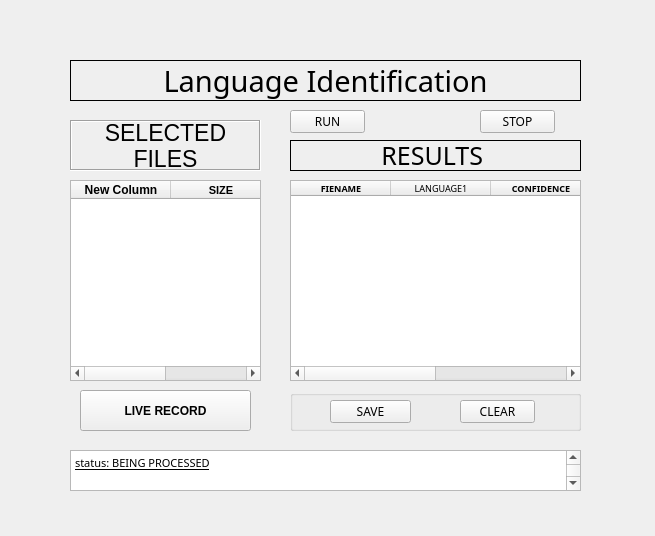
<?xml version="1.0" encoding="UTF-8"?>
<ui version="4.0">
 <class>MainWindow</class>
 <widget class="QMainWindow" name="MainWindow">
  <property name="geometry">
   <rect>
    <x>0</x>
    <y>0</y>
    <width>655</width>
    <height>536</height>
   </rect>
  </property>
  <property name="windowTitle">
   <string>MainWindow</string>
  </property>
  <widget class="QWidget" name="centralwidget">
   <widget class="QWidget" name="widget_2" native="true">
    <property name="geometry">
     <rect>
      <x>60</x>
      <y>110</y>
      <width>211</width>
      <height>331</height>
     </rect>
    </property>
    <widget class="QLabel" name="label_2">
     <property name="geometry">
      <rect>
       <x>10</x>
       <y>10</y>
       <width>191</width>
       <height>51</height>
      </rect>
     </property>
     <property name="font">
      <font>
       <pointsize>17</pointsize>
      </font>
     </property>
     <property name="frameShape">
      <enum>QFrame::Box</enum>
     </property>
     <property name="frameShadow">
      <enum>QFrame::Sunken</enum>
     </property>
     <property name="text">
      <string>SELECTED FILES</string>
     </property>
     <property name="scaledContents">
      <bool>true</bool>
     </property>
     <property name="alignment">
      <set>Qt::AlignCenter</set>
     </property>
     <property name="wordWrap">
      <bool>true</bool>
     </property>
     <property name="margin">
      <number>0</number>
     </property>
    </widget>
    <widget class="QTableWidget" name="tableWidget">
     <property name="geometry">
      <rect>
       <x>10</x>
       <y>70</y>
       <width>191</width>
       <height>201</height>
      </rect>
     </property>
     <property name="cursor" stdset="0">
      <cursorShape>CrossCursor</cursorShape>
     </property>
     <property name="autoFillBackground">
      <bool>false</bool>
     </property>
     <property name="verticalScrollBarPolicy">
      <enum>Qt::ScrollBarAlwaysOff</enum>
     </property>
     <property name="autoScroll">
      <bool>false</bool>
     </property>
     <property name="columnCount">
      <number>2</number>
     </property>
     <attribute name="horizontalHeaderVisible">
      <bool>true</bool>
     </attribute>
     <attribute name="horizontalHeaderCascadingSectionResizes">
      <bool>true</bool>
     </attribute>
     <attribute name="verticalHeaderDefaultSectionSize">
      <number>30</number>
     </attribute>
     <attribute name="verticalHeaderShowSortIndicator" stdset="0">
      <bool>true</bool>
     </attribute>
     <attribute name="verticalHeaderStretchLastSection">
      <bool>true</bool>
     </attribute>
     <column>
      <property name="text">
       <string>New Column</string>
      </property>
      <property name="font">
       <font>
        <weight>75</weight>
        <bold>true</bold>
       </font>
      </property>
     </column>
     <column>
      <property name="text">
       <string>SIZE</string>
      </property>
      <property name="font">
       <font>
        <pointsize>8</pointsize>
        <weight>75</weight>
        <bold>true</bold>
       </font>
      </property>
     </column>
    </widget>
    <widget class="QPushButton" name="pushButton">
     <property name="geometry">
      <rect>
       <x>20</x>
       <y>280</y>
       <width>171</width>
       <height>41</height>
      </rect>
     </property>
     <property name="font">
      <font>
       <weight>75</weight>
       <bold>true</bold>
      </font>
     </property>
     <property name="text">
      <string>LIVE RECORD</string>
     </property>
    </widget>
   </widget>
   <widget class="QLabel" name="label">
    <property name="geometry">
     <rect>
      <x>70</x>
      <y>60</y>
      <width>511</width>
      <height>41</height>
     </rect>
    </property>
    <property name="font">
     <font>
      <family>Arial Unicode MS</family>
      <pointsize>22</pointsize>
     </font>
    </property>
    <property name="frameShape">
     <enum>QFrame::Box</enum>
    </property>
    <property name="text">
     <string>Language Identification</string>
    </property>
    <property name="textFormat">
     <enum>Qt::RichText</enum>
    </property>
    <property name="scaledContents">
     <bool>true</bool>
    </property>
    <property name="alignment">
     <set>Qt::AlignCenter</set>
    </property>
    <property name="wordWrap">
     <bool>true</bool>
    </property>
   </widget>
   <widget class="QWidget" name="widget_3" native="true">
    <property name="geometry">
     <rect>
      <x>280</x>
      <y>110</y>
      <width>311</width>
      <height>331</height>
     </rect>
    </property>
    <property name="font">
     <font>
      <family>Arial Unicode MS</family>
     </font>
    </property>
    <property name="cursor">
     <cursorShape>CrossCursor</cursorShape>
    </property>
    <widget class="QTableWidget" name="tableWidget_2">
     <property name="geometry">
      <rect>
       <x>10</x>
       <y>70</y>
       <width>291</width>
       <height>201</height>
      </rect>
     </property>
     <property name="minimumSize">
      <size>
       <width>291</width>
       <height>0</height>
      </size>
     </property>
     <property name="cursor" stdset="0">
      <cursorShape>WaitCursor</cursorShape>
     </property>
     <property name="layoutDirection">
      <enum>Qt::LeftToRight</enum>
     </property>
     <column>
      <property name="text">
       <string>FIENAME</string>
      </property>
      <property name="font">
       <font>
        <pointsize>7</pointsize>
        <weight>75</weight>
        <bold>true</bold>
       </font>
      </property>
     </column>
     <column>
      <property name="text">
       <string>LANGUAGE1</string>
      </property>
      <property name="font">
       <font>
        <pointsize>7</pointsize>
        <weight>50</weight>
        <bold>false</bold>
       </font>
      </property>
     </column>
     <column>
      <property name="text">
       <string>CONFIDENCE</string>
      </property>
      <property name="font">
       <font>
        <pointsize>7</pointsize>
        <weight>75</weight>
        <bold>true</bold>
       </font>
      </property>
     </column>
     <column>
      <property name="text">
       <string>DETAILS</string>
      </property>
      <property name="font">
       <font>
        <pointsize>7</pointsize>
        <weight>75</weight>
        <bold>true</bold>
       </font>
      </property>
     </column>
    </widget>
    <widget class="QPushButton" name="pushButton_4">
     <property name="geometry">
      <rect>
       <x>10</x>
       <y>0</y>
       <width>75</width>
       <height>23</height>
      </rect>
     </property>
     <property name="text">
      <string>RUN</string>
     </property>
    </widget>
    <widget class="QPushButton" name="pushButton_5">
     <property name="geometry">
      <rect>
       <x>200</x>
       <y>0</y>
       <width>75</width>
       <height>23</height>
      </rect>
     </property>
     <property name="font">
      <font>
       <family>Arial Unicode MS</family>
      </font>
     </property>
     <property name="text">
      <string>STOP</string>
     </property>
    </widget>
    <widget class="QLabel" name="label_3">
     <property name="geometry">
      <rect>
       <x>10</x>
       <y>30</y>
       <width>291</width>
       <height>31</height>
      </rect>
     </property>
     <property name="font">
      <font>
       <family>Arial Unicode MS</family>
       <pointsize>19</pointsize>
       <weight>50</weight>
       <bold>false</bold>
      </font>
     </property>
     <property name="frameShape">
      <enum>QFrame::Box</enum>
     </property>
     <property name="text">
      <string>RESULTS </string>
     </property>
     <property name="alignment">
      <set>Qt::AlignCenter</set>
     </property>
    </widget>
    <widget class="QGroupBox" name="groupBox">
     <property name="geometry">
      <rect>
       <x>10</x>
       <y>280</y>
       <width>291</width>
       <height>41</height>
      </rect>
     </property>
     <property name="title">
      <string/>
     </property>
     <widget class="QPushButton" name="pushButton_2">
      <property name="geometry">
       <rect>
        <x>40</x>
        <y>10</y>
        <width>81</width>
        <height>23</height>
       </rect>
      </property>
      <property name="text">
       <string>SAVE</string>
      </property>
     </widget>
     <widget class="QPushButton" name="pushButton_3">
      <property name="geometry">
       <rect>
        <x>170</x>
        <y>10</y>
        <width>75</width>
        <height>23</height>
       </rect>
      </property>
      <property name="text">
       <string>CLEAR</string>
      </property>
     </widget>
    </widget>
   </widget>
   <widget class="QstatusBar" name="statusbar">
    <property name="geometry">
     <rect>
      <x>70</x>
      <y>450</y>
      <width>511</width>
      <height>41</height>
     </rect>
    </property>
    <property name="font">
     <font>
      <family>Imprint MT Shadow</family>
      <pointsize>8</pointsize>
      <underline>true</underline>
     </font>
    </property>
    <property name="styleSheet">
     <string notr="true">TEXT ALLIGNMENT=CENTER</string>
    </property>
    <property name="plainText">
     <string>status: BEING PROCESSED
</string>
    </property>
   </widget>
  </widget>
 </widget>
 <customwidgets>
  <customwidget>
   <class>QstatusBar</class>
   <extends>QPlainTextEdit</extends>
   <header>qstatusbar.h</header>
  </customwidget>
 </customwidgets>
 <resources/>
 <connections/>
</ui>
